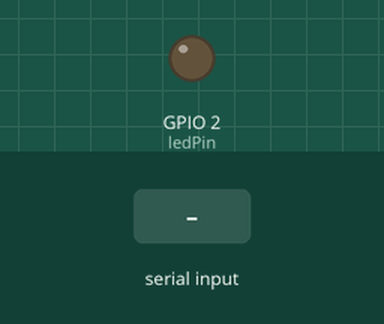
Simulated run of this sketch. Board: ESP32. On the bench: output pins drawn as LEDs (lit = HIGH). Inputs (shaded band) come from the test bench. Nothing arrives over Bluetooth unless stated.

Above: at 1.2 s.
1.3 s: "1" received over the second serial link
At 2.1 s:
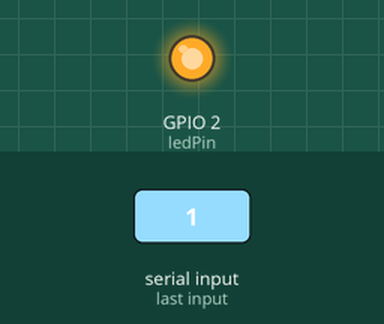
2.8 s: "0" received over the second serial link
At 3.6 s:
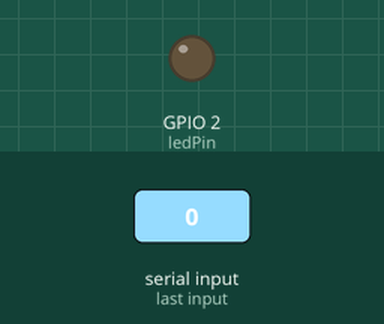
Timing chart, 0 to 5.8 s (numbered marks = the images above; inputs shaded):
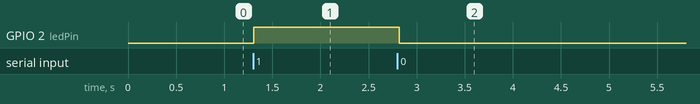

Measured:
- after the input at 1.3 s, GPIO 2 (ledPin): LOW → HIGH at once
- after the input at 2.8 s, GPIO 2 (ledPin): HIGH → LOW at once

The sketch:

test_bluetooth.ino
```cpp
#include "BluetoothSerial.h"

BluetoothSerial serialBT;
char cmd;
int ledPin = 2;

void setup() {
  serialBT.begin("ESP32-BT");
  pinMode(ledPin, OUTPUT);
}

void loop() {
  if(serialBT.available()){
    cmd = serialBT.read();
  }
  if(cmd == '1'){
    digitalWrite(ledPin, HIGH);
  }
  if(cmd == '0'){
    digitalWrite(ledPin, LOW);
  }
  delay(20);
}
```
